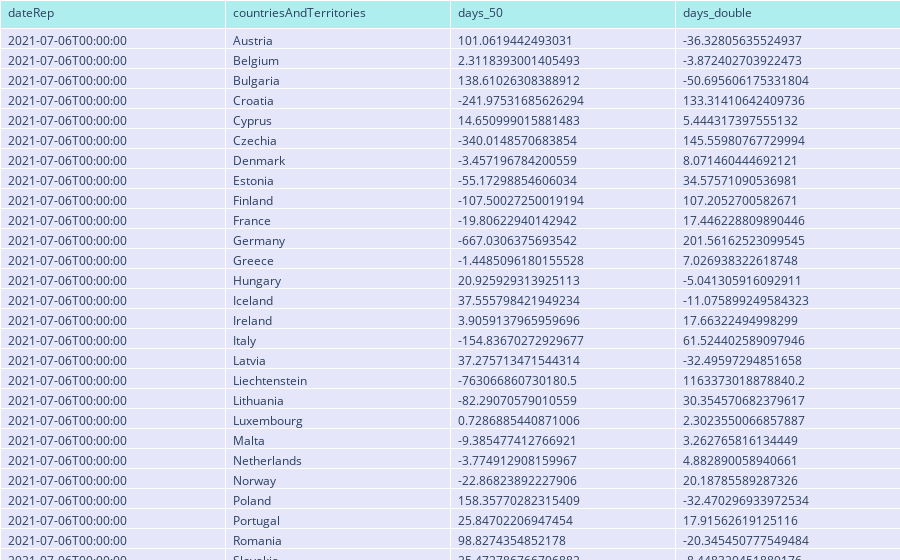

Write notebook code for a chart like this one.
### Markdown cell above
Show result (summary)

### Code cell
fig = go.Figure(data=[go.Table(
        header=dict(values=list(summary.columns),
                    fill_color='paleturquoise',
                    align='left'),
        cells=dict(values=summary.transpose().values.tolist(),
                   fill_color='lavender',
                   align='left'))
    ])
    
fig.update_layout(margin=dict(t=0,b=0,l=0,r=0))
fig.show()

### Figure 1 — Plotly figure (JSON) as saved in the notebook; plotly's stock layout.template omitted (floating-point values rounded to 4 significant figures)
{"data": [{"cells": {"align": "left", "fill": {"color": "lavender"}, "values": [["2021-07-06T00:00:00", "2021-07-06T00:00:00", "2021-07-06T00:00:00", "2021-07-06T00:00:00", "2021-07-06T00:00:00", "2021-07-06T00:00:00", "2021-07-06T00:00:00", "2021-07-06T00:00:00", "2021-07-06T00:00:00", "2021-07-06T00:00:00", "2021-07-06T00:00:00", "2021-07-06T00:00:00", "2021-07-06T00:00:00", "2021-07-06T00:00:00", "2021-07-06T00:00:00", "2021-07-06T00:00:00", "2021-07-06T00:00:00", "2021-07-06T00:00:00", "2021-07-06T00:00:00", "2021-07-06T00:00:00", "2021-07-06T00:00:00", "2021-07-06T00:00:00", "2021-07-06T00:00:00", "2021-07-06T00:00:00", "2021-07-06T00:00:00", "2021-07-06T00:00:00", "2021-07-06T00:00:00", "2021-07-06T00:00:00", "2021-07-05T00:00:00", "2021-07-06T00:00:00"], ["Austria", "Belgium", "Bulgaria", "Croatia", "Cyprus", "Czechia", "Denmark", "Estonia", "Finland", "France", "Germany", "Greece", "Hungary", "Iceland", "Ireland", "Italy", "Latvia", "Liechtenstein", "Lithuania", "Luxembourg", "Malta", "Netherlands", "Norway", "Poland", "Portugal", "Romania", "Slovakia", "Slovenia", "Spain", "Sweden"], [101.1, 2.312, 138.6, -242.0, 14.65, -340.0, -3.457, -55.17, -107.5, -19.81, -667.0, -1.449, 20.93, 37.56, 3.906, -154.8, 37.28, -763100000000000.0, -82.29, 0.7287, -9.385, -3.775, -22.87, 158.4, 25.85, 98.83, 25.47, -81.88, 3.951, 3.724], [-36.33, -3.872, -50.7, 133.3, 5.444, 145.6, 8.071, 34.58, 107.2, 17.45, 201.6, 7.027, -5.041, -11.08, 17.66, 61.52, -32.5, 1163000000000000.0, 30.35, 2.302, 3.263, 4.883, 20.19, -32.47, 17.92, -20.35, -8.448, 32.05, 3.829, -2.226]]}, "header": {"align": "left", "fill": {"color": "paleturquoise"}, "values": ["dateRep", "countriesAndTerritories", "days_50", "days_double"]}, "type": "table"}], "layout": {"autosize": true, "margin": {"b": 0, "l": 0, "r": 0, "t": 0}}}
